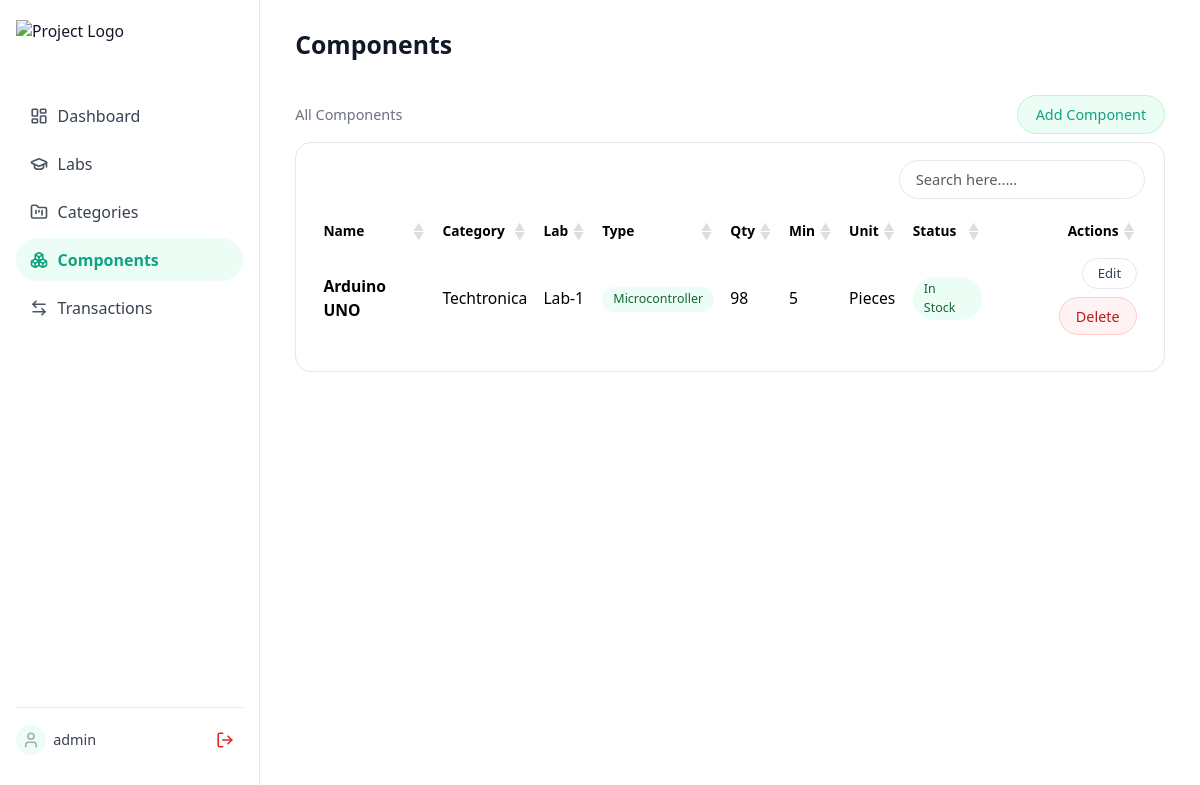
The app's page /components (signed in) with its own data.
### models.py (models this page shows)
class Component(db.Model):
    __tablename__ = 'components'
    id = db.Column(db.Integer, primary_key=True)
    name = db.Column(db.String(200), nullable=False)
    category_id = db.Column(db.Integer, db.ForeignKey('categories.id'), nullable=False)
    lab_id = db.Column(db.Integer, db.ForeignKey('labs.id'), nullable=False)
    quantity = db.Column(db.Integer, default=0)
    min_stock_level = db.Column(db.Integer, default=0)
    unit = db.Column(db.String(50))
    description = db.Column(db.String(500))
    component_type = db.Column(db.String(100))
    date_added = db.Column(db.DateTime, default=datetime.now(IST))
    last_updated = db.Column(db.DateTime, default=datetime.now(IST))
    transactions = db.relationship('Transaction', backref='component', lazy='joined')

class Category(db.Model):
    __tablename__ = 'categories'
    id = db.Column(db.Integer, primary_key=True)
    name = db.Column(db.String(100), nullable=False)
    description = db.Column(db.String(500))
    lab_id = db.Column(db.Integer, db.ForeignKey('labs.id'), nullable=True)
    created_at = db.Column(db.DateTime, default=datetime.now(IST))
    components = db.relationship('Component', backref='category', lazy='joined')

class Lab(db.Model):
    __tablename__ = 'labs'
    id = db.Column(db.Integer, primary_key=True)
    name = db.Column(db.String(100), nullable=False)
    location = db.Column(db.String(200))
    description = db.Column(db.String(500))
    created_at = db.Column(db.DateTime, default=datetime.now(IST))
    categories = db.relationship('Category', backref='lab', lazy='joined')
    components = db.relationship('Component', backref='lab', lazy='joined')
    transactions = db.relationship('Transaction', backref='lab', lazy='joined')

### app.py (the view)
@app.route("/components")
@login_required
def components():
    components_list = Component.query.options(
        db.joinedload(Component.category),
        db.joinedload(Component.lab),
    ).all()
    for c in components_list:
        qty = c.quantity or 0
        min_stock = c.min_stock_level or 0
        if qty <= 0:
            stock_state, stock_class = "Out of Stock", "out"
        elif qty <= min_stock:
            stock_state, stock_class = "Low Stock", "low"
        else:
            stock_state, stock_class = "In Stock", "instock"
        c.stock_state = stock_state
        c.stock_state_class = stock_class
        c.status_label = stock_state
    return render_template(
        "components.html",
        components=components_list,
        selected_lab=None,
    )

### app.py (called while the page is built)
def login_required(f):
    @wraps(f)
    def decorated_function(*args, **kwargs):
        if not session.get("logged_in"):
            return redirect(url_for("login"))
        return f(*args, **kwargs)
    return decorated_function

### templates/components.html (shortened to what this page needs)
{% extends "base.html" %}
{% block page_title %}Components{% endblock %}
{% block content %}
<div class="d-flex justify-content-between align-items-center mb-2 flex-wrap gap-2">
    <div class="stat-label">
        {% if selected_lab %}
            Components – {{ selected_lab.name }}
        {% else %}
            All Components
        {% endif %}
    </div>
    <a href="{{ url_for('add_component') }}" class="btn btn-soft-primary">
        Add Component
    </a>
</div>
<div class="card-soft">
    <div class="table-responsive">
        <table class="table table-hover align-middle datatable">
            <thead>
            <tr class="small text-muted">
                <th>Name</th>
                <th class="d-none d-md-table-cell">Category</th>
                <th class="d-none d-md-table-cell">Lab</th>
                <th class="d-none d-lg-table-cell">Type</th>
                <th class="d-none d-md-table-cell">Qty</th>
                <th class="d-none d-lg-table-cell">Min</th>
                <th class="d-none d-lg-table-cell">Unit</th>
                <th class="d-none d-md-table-cell">Status</th>
                <th class="text-end">Actions</th>
            </tr>
            </thead>
            <tbody>
            {% for c in components %}
                <tr>
                    <td>
                        <div class="d-flex justify-content-between align-items-center">
                            <div class="fw-semibold">
                                {{ c.name }}
                            </div>
                        </div>
                    </td>
                    <td class="d-none d-md-table-cell">{{ c.category.name if c.category }}</td>
                    <td class="d-none d-md-table-cell">{{ c.lab.name if c.lab }}</td>
                    <td class="d-none d-lg-table-cell">
                        <span class="badge-status badge-status-instock">
                            {{ c.component_type or 'Other' }}
                        </span>
                    </td>
                    <td class="d-none d-md-table-cell">{{ c.quantity }}</td>
                    <td class="d-none d-lg-table-cell">{{ c.min_stock_level }}</td>
                    <td class="d-none d-lg-table-cell">{{ c.unit }}</td>
                    <td class="d-none d-md-table-cell">
                        <span class="badge-status badge-status-{{ c.stock_state_class }}">
                            {{ c.status_label }}
                        </span>
                    </td>
                    <td class="text-end">
                        <div class="d-flex justify-content-end flex-wrap gap-1">
                            <a href="{{ url_for('edit_component', component_id=c.id) }}"
                               class="action-btn action-btn-secondary mb-1">
                                Edit
                            </a>
                            <form method="post"
                                  action="{{ url_for('delete_component', component_id=c.id) }}"
                                  class="d-inline-block mb-1 ms-1"
                                  onsubmit="return confirm('Delete this component?');">
                                <button class="btn btn-sm btn-soft-danger" type="submit">
                                    Delete
                                </button>
                            </form>
                        </div>
                    </td>
                </tr>
            {% else %}
                <tr class="text-center small text-muted">
                    <td>No components yet.</td>
                    <td></td><td></td><td></td><td></td>
                    <td></td><td></td><td></td><td></td>
                </tr>
            {% endfor %}
            </tbody>
        </table>
    </div>
</div>
{% endblock %}

### templates/base.html (style rules this page uses)
:root { --sidebar-bg: #ffffff; --sidebar-border: #e5e7eb; --sidebar-text: #111827; --sidebar-accent: #10a37f; --page-bg: #ffffff; --card-bg: transparent; --card-border: #e5e7eb; --sidebar-width: 260px; }
body { background-color: var(--page-bg); font-family: system-ui, -apple-system, BlinkMacSystemFont, "Segoe UI", sans-serif; color: #111827; font-size: 0.98rem; margin: 0; padding: 0; }
.card-soft { background-color: var(--card-bg); border-radius: 16px; border: 1px solid var(--card-border); padding: 1.05rem 1.2rem; margin-bottom: 1.2rem; }
.stat-label { font-size: 0.9rem; color: #6b7280; }
.table { border-collapse: separate; border-spacing: 0 0.25rem; }
.table > :not(caption) > * > * { border-bottom-color: transparent; }
.table thead tr { border-bottom: none; }
.btn-soft-primary { background-color: #ecfdf5; color: var(--sidebar-accent); border-radius: 999px; border: 1px solid #bbf7d0; font-size: 0.9rem; padding: 0.5rem 1.1rem; font-weight: 500; }
.btn-soft-danger { background-color: #fef2f2; color: #b91c1c; border-radius: 999px; border: 1px solid #fecaca; font-size: 0.9rem; padding: 0.45rem 1rem; font-weight: 500; }
.btn { border-radius: 999px; }
.badge-status { border-radius: 999px; font-size: 0.78rem; padding: 0.18rem 0.7rem; display: inline-block; }
.badge-status-instock { background-color: #ecfdf5; color: #166534; }
.action-btn { border-radius: 999px; border: 1px solid #e5e7eb; font-size: 0.82rem; padding: 0.3rem 0.9rem; text-decoration: none; display: inline-flex; align-items: center; gap: 0.25rem; background-color: #ffffff; }
.action-btn-secondary { border-color: #e5e7eb; color: #374151; }

### records on screen
Component: name "Arduino UNO", category "Techtronica", lab "Lab-1", component_type "Microcontroller", quantity "98", min_stock_level "5", unit "Pieces", status_label "In Stock"

### other values on screen
{{ session.get('username', 'Admin') }} "admin"
